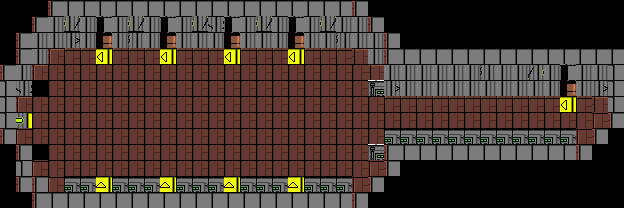

This game map was drawn from its Tiled (.tmx) file and the tilesets committed beside it. A one-line description and the full map source follow:
An orthogonal 39x13 tile map with 16x16 px tiles, 2 tile layers (Suelo, Paredes) and 12 objects.

<map version="1.10" tiledversion="1.10.2" orientation="orthogonal" renderorder="right-down" width="39" height="13" tilewidth="16" tileheight="16" infinite="0" nextlayerid="8" nextobjectid="14">
 <tileset firstgid="1" source="Mercadona.tsx" />
 <layer id="2" name="Suelo" width="39" height="13">
  <data encoding="csv">
0,0,0,0,0,0,0,0,0,0,0,0,0,0,0,0,0,0,0,0,0,0,0,0,0,0,0,0,0,0,0,0,0,0,0,0,0,0,0,
0,0,0,0,0,0,0,0,0,0,0,0,0,0,0,0,0,0,0,0,0,0,0,0,0,0,0,0,0,0,0,0,0,0,0,0,0,0,0,
0,0,0,0,0,0,0,0,0,0,0,0,0,0,0,0,0,0,0,0,0,0,0,0,0,0,0,0,0,0,0,0,0,0,0,0,0,0,0,
0,0,0,2,37,37,13,37,37,37,13,37,37,37,13,37,37,37,13,37,37,37,3,0,0,0,0,0,0,0,0,0,0,0,0,0,0,0,0,
0,0,2,1,1,1,1,1,1,1,1,1,1,1,1,1,1,1,1,1,1,1,1,3,0,0,0,0,0,0,0,0,0,0,0,0,0,0,0,
0,0,18,1,1,1,1,1,1,1,1,1,1,1,1,1,1,1,1,1,1,1,1,35,0,0,0,0,0,0,0,0,0,0,0,0,0,0,0,
0,2,1,1,1,1,1,1,1,1,1,1,1,1,1,1,1,1,1,1,1,1,1,1,37,37,37,37,37,37,37,37,37,37,37,13,37,3,0,
0,12,1,1,1,1,1,1,1,1,1,1,1,1,1,1,1,1,1,1,1,1,1,1,1,1,1,1,1,1,1,1,1,1,1,1,1,20,0,
0,19,1,1,1,1,1,1,1,1,1,1,1,1,1,1,1,1,1,1,1,1,1,1,36,36,36,36,36,36,36,36,36,36,36,36,20,0,0,
0,0,18,1,1,1,1,1,1,1,1,1,1,1,1,1,1,1,1,1,1,1,1,35,0,0,0,0,0,0,0,0,0,0,0,0,0,0,0,
0,0,19,1,1,1,1,1,1,1,1,1,1,1,1,1,1,1,1,1,1,1,1,20,0,0,0,0,0,0,0,0,0,0,0,0,0,0,0,
0,0,0,19,36,36,14,36,36,36,14,36,36,36,14,36,36,36,14,36,36,36,20,0,0,0,0,0,0,0,0,0,0,0,0,0,0,0,0,
0,0,0,0,0,0,0,0,0,0,0,0,0,0,0,0,0,0,0,0,0,0,0,0,0,0,0,0,0,0,0,0,0,0,0,0,0,0,0
</data>
 </layer>
 <objectgroup id="7" name="Cinemáticas">
  <object id="12" x="379.483" y="92.2596" width="18.568" height="53.9632" />
  <object id="13" x="479.286" y="93.4201" width="15.6667" height="51.0619" />
 </objectgroup>
 <layer id="4" name="Paredes" width="39" height="13">
  <data encoding="csv">
0,0,0,4,5,5,5,5,5,5,5,5,5,5,5,5,5,5,5,5,5,5,4,0,0,0,0,0,0,0,0,0,0,0,0,0,0,0,0,
0,0,4,7,3221225483,7,25,7,3221225483,7,25,7,3221225483,9,25,7,3221225483,7,25,7,3221225483,7,7,4,0,0,0,0,0,0,0,0,0,0,0,0,0,0,0,
0,4,7,7,8,7,42,7,10,7,42,7,7,7,42,7,7,7,42,7,7,10,7,7,4,0,0,0,0,0,0,0,0,0,0,0,0,0,0,
0,4,7,0,0,0,0,0,0,0,0,0,0,0,0,0,0,0,0,0,0,0,0,7,4,5,5,5,5,5,5,5,5,5,5,5,5,5,5,
4,7,0,0,0,0,0,0,0,0,0,0,0,0,0,0,0,0,0,0,0,0,0,0,7,7,7,7,7,7,10,7,7,11,7,25,7,7,6,
6,9,0,0,0,0,0,0,0,0,0,0,0,0,0,0,0,0,0,0,0,0,0,0,8,7,7,7,7,7,7,7,7,7,7,42,7,8,6,
6,0,0,0,0,0,0,0,0,0,0,0,0,0,0,0,0,0,0,0,0,0,0,0,0,0,0,0,0,0,0,0,0,0,0,0,0,0,6,
6,0,0,0,0,0,0,0,0,0,0,0,0,0,0,0,0,0,0,0,0,0,0,0,0,0,0,0,0,0,0,0,0,0,0,0,0,0,4,
4,0,0,0,0,0,0,0,0,0,0,0,0,0,0,0,0,0,0,0,0,0,0,0,0,0,0,0,0,0,0,0,0,0,0,0,0,4,0,
0,4,0,0,0,0,0,0,0,0,0,0,0,0,0,0,0,0,0,0,0,0,0,0,4,5,5,5,5,5,5,5,5,5,5,5,4,0,0,
0,6,0,0,0,0,0,0,0,0,0,0,0,0,0,0,0,0,0,0,0,0,0,0,4,0,0,0,0,0,0,0,0,0,0,0,0,0,0,
0,4,4,0,0,0,0,0,0,0,0,0,0,0,0,0,0,0,0,0,0,0,0,4,0,0,0,0,0,0,0,0,0,0,0,0,0,0,0,
0,0,4,5,5,5,5,5,5,5,5,5,5,5,5,5,5,5,5,5,5,5,4,0,0,0,0,0,0,0,0,0,0,0,0,0,0,0,0
</data>
 </layer>
 <objectgroup id="5" name="Transiciones">
  <object id="2" x="559.94" y="96.3214" width="15.6667" height="8.70374" />
  <object id="3" x="287.804" y="183.939" width="15.6667" height="7.54324" />
  <object id="4" x="16.247" y="112.568" width="6.38274" height="14.5062" />
 </objectgroup>
 <objectgroup id="6" name="TransicionesFalsas">
  <object id="5" x="95.3333" y="47.3333" width="16" height="7.33333" />
  <object id="6" x="160" y="47.3333" width="15.3333" height="8" />
  <object id="7" x="223.333" y="48" width="16" height="7.33333" />
  <object id="8" x="288" y="48.6667" width="14.6667" height="7.33333" />
  <object id="9" x="95.3333" y="183.333" width="16" height="8.66667" />
  <object id="10" x="159.333" y="184" width="16.6667" height="8.66667" />
  <object id="11" x="224" y="182.667" width="16" height="9.33333" />
 </objectgroup>
</map>